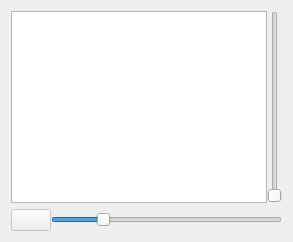
              <widget class="QWidget" name="tab_3">
               <attribute name="title">
                <string>Error Plot</string>
               </attribute>
               <layout class="QVBoxLayout" name="verticalLayout_16">
                <item>
                 <layout class="QHBoxLayout" name="horizontalLayout_15">
                  <property name="spacing">
                   <number>0</number>
                  </property>
                  <property name="leftMargin">
                   <number>0</number>
                  </property>
                  <item>
                   <widget class="QGraphicsView" name="error_view">
                    <property name="sizePolicy">
                     <sizepolicy hsizetype="Expanding" vsizetype="Expanding">
                      <horstretch>5</horstretch>
                      <verstretch>0</verstretch>
                     </sizepolicy>
                    </property>
                   </widget>
                  </item>
                  <item>
                   <widget class="QSlider" name="error_y_size">
                    <property name="minimum">
                     <number>100</number>
                    </property>
                    <property name="maximum">
                     <number>2000</number>
                    </property>
                    <property name="singleStep">
                     <number>100</number>
                    </property>
                    <property name="pageStep">
                     <number>500</number>
                    </property>
                    <property name="orientation">
                     <enum>Qt::Vertical</enum>
                    </property>
                   </widget>
                  </item>
                 </layout>
                </item>
                <item>
                 <layout class="QHBoxLayout" name="horizontalLayout_12">
                  <property name="spacing">
                   <number>0</number>
                  </property>
                  <property name="leftMargin">
                   <number>0</number>
                  </property>
                  <item>
                   <widget class="QPushButton" name="save_error">
                    <property name="enabled">
                     <bool>false</bool>
                    </property>
                    <property name="text">
                     <string/>
                    </property>
                    <property name="icon">
                     <iconset resource="icons.qrc">
                      <normaloff>:/icons/icons/save.png</normaloff>:/icons/icons/save.png</iconset>
                    </property>
                   </widget>
                  </item>
                  <item>
                   <widget class="QSlider" name="error_x_size">
                    <property name="minimum">
                     <number>100</number>
                    </property>
                    <property name="maximum">
                     <number>2000</number>
                    </property>
                    <property name="singleStep">
                     <number>100</number>
                    </property>
                    <property name="pageStep">
                     <number>500</number>
                    </property>
                    <property name="value">
                     <number>500</number>
                    </property>
                    <property name="orientation">
                     <enum>Qt::Horizontal</enum>
                    </property>
                   </widget>
                  </item>
                 </layout>
                </item>
               </layout>
              </widget>
